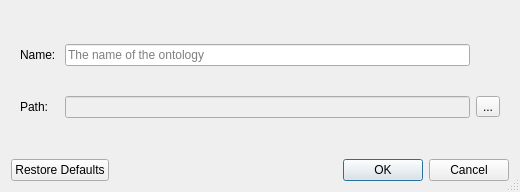
<?xml version="1.0" encoding="UTF-8"?>
<ui version="4.0">
 <class>NewOntologyDialog</class>
 <widget class="QDialog" name="NewOntologyDialog">
  <property name="geometry">
   <rect>
    <x>0</x>
    <y>0</y>
    <width>520</width>
    <height>192</height>
   </rect>
  </property>
  <property name="windowTitle">
   <string>New Ontology</string>
  </property>
  <property name="sizeGripEnabled">
   <bool>true</bool>
  </property>
  <property name="modal">
   <bool>true</bool>
  </property>
  <layout class="QGridLayout" name="gridLayout">
   <item row="1" column="0">
    <widget class="QDialogButtonBox" name="buttonBox">
     <property name="styleSheet">
      <string notr="true"/>
     </property>
     <property name="orientation">
      <enum>Qt::Horizontal</enum>
     </property>
     <property name="standardButtons">
      <set>QDialogButtonBox::Cancel|QDialogButtonBox::Ok|QDialogButtonBox::RestoreDefaults</set>
     </property>
    </widget>
   </item>
   <item row="0" column="0">
    <widget class="QWidget" name="widget" native="true">
     <layout class="QGridLayout" name="gridLayout_2">
      <item row="1" column="0">
       <widget class="QLabel" name="label_2">
        <property name="text">
         <string>Path: </string>
        </property>
       </widget>
      </item>
      <item row="0" column="2">
       <widget class="QLineEdit" name="ontologyName">
        <property name="toolTip">
         <string>&lt;html&gt;&lt;head/&gt;&lt;body&gt;&lt;p align=&quot;justify&quot;&gt;Enter the name of the ontology in this field. The name should not be empty and respect the ASCII standard.&lt;/p&gt;&lt;/body&gt;&lt;/html&gt;</string>
        </property>
        <property name="placeholderText">
         <string>The name of the ontology</string>
        </property>
       </widget>
      </item>
      <item row="1" column="2">
       <widget class="QLineEdit" name="ontologyPath">
        <property name="enabled">
         <bool>false</bool>
        </property>
        <property name="toolTip">
         <string>&lt;html&gt;&lt;head/&gt;&lt;body&gt;&lt;p&gt;This field contains the path to the folder where the ontology file sould be save. By default this field contains the default user director. To choose another output directory for the ontology file, click on the &amp;quot;...&amp;quot; browse button.&lt;/p&gt;&lt;/body&gt;&lt;/html&gt;</string>
        </property>
        <property name="readOnly">
         <bool>true</bool>
        </property>
       </widget>
      </item>
      <item row="0" column="0">
       <widget class="QLabel" name="label">
        <property name="text">
         <string>Name: </string>
        </property>
       </widget>
      </item>
      <item row="1" column="3">
       <widget class="QToolButton" name="browseFolderBtn">
        <property name="text">
         <string>...</string>
        </property>
       </widget>
      </item>
     </layout>
    </widget>
   </item>
  </layout>
 </widget>
 <resources/>
 <connections>
  <connection>
   <sender>buttonBox</sender>
   <signal>accepted()</signal>
   <receiver>NewOntologyDialog</receiver>
   <slot>accept()</slot>
   <hints>
    <hint type="sourcelabel">
     <x>248</x>
     <y>254</y>
    </hint>
    <hint type="destinationlabel">
     <x>157</x>
     <y>274</y>
    </hint>
   </hints>
  </connection>
  <connection>
   <sender>buttonBox</sender>
   <signal>rejected()</signal>
   <receiver>NewOntologyDialog</receiver>
   <slot>reject()</slot>
   <hints>
    <hint type="sourcelabel">
     <x>316</x>
     <y>260</y>
    </hint>
    <hint type="destinationlabel">
     <x>286</x>
     <y>274</y>
    </hint>
   </hints>
  </connection>
 </connections>
</ui>
